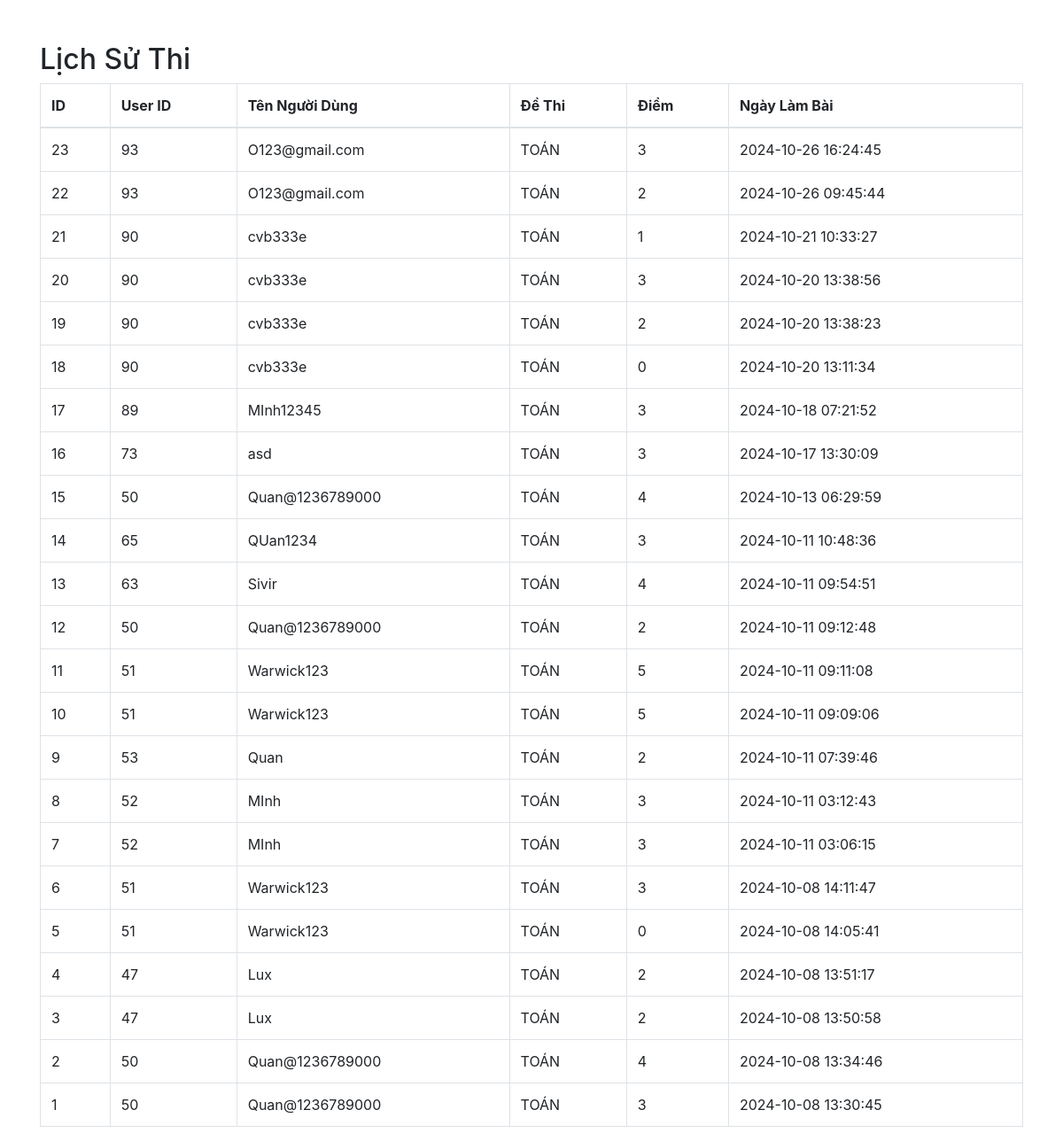
Page /quiz_history.php (signed in) on the committed database.
### tables this page shows
CREATE TABLE `quiz_history` (
  `id` int(11) NOT NULL,
  `user_id` int(11) NOT NULL,
  `subject` varchar(255) NOT NULL,
  `score` int(11) NOT NULL,
  `date_taken` datetime DEFAULT current_timestamp()
);

CREATE TABLE `users` (
  `Id` int(11) NOT NULL,
  `Username` varchar(200) DEFAULT NULL,
  `Email` varchar(200) DEFAULT NULL,
  `CCCD` int(11) DEFAULT NULL,
  `Age` int(11) DEFAULT NULL,
  `Password` varchar(200) DEFAULT NULL,
  `otp` varchar(255) DEFAULT NULL,
  `Req` tinyint(1) NOT NULL DEFAULT 0
);

### quiz_history.php (the view, shortened to what this page needs)
<?php
include("php/config.php");
$query = "SELECT qh.id, qh.user_id, qh.subject, qh.score, qh.date_taken, u.Username
          FROM quiz_history qh
          JOIN users u ON qh.user_id = u.Id
          ORDER BY qh.date_taken DESC";
$result = mysqli_query($con, $query);
?>
<!DOCTYPE html>
<html lang="en">
<head>
    <link rel="stylesheet" href="style/style4.css">
    <link rel="stylesheet" href="https://maxcdn.bootstrapcdn.com/bootstrap/4.4.1/css/bootstrap.min.css">
</head>
<body>
<div class="container mt-5">
    <h2>Lịch Sử Thi</h2>
    <table class="table table-bordered">
        <thead>
            <tr>
                <th>ID</th>
                <th>User ID</th>
                <th>Tên Người Dùng</th>
                <th>Đề Thi</th>
                <th>Điểm</th>
                <th>Ngày Làm Bài</th>
            </tr>
        </thead>
        <tbody>
            <?php
            if (mysqli_num_rows($result) > 0) {
                while ($row = mysqli_fetch_assoc($result)) {
                    echo "<tr>
                            <td>{$row['id']}</td>
                            <td>{$row['user_id']}</td>
                            <td>{$row['Username']}</td>
                            <td>{$row['subject']}</td>
                            <td>{$row['score']}</td>
                            <td>{$row['date_taken']}</td>
                          </tr>";
                }
            } else {
                echo "<tr><td colspan='6' class='text-center'>Không có lịch sử thi nào</td></tr>";
            }
            ?>
        </tbody>
    </table>
</div>
</body>
</html>

### rows in the picture
quiz_history: id "23", user "93", user.Username "O123@gmail.com", subject "TOÁN", score "3", date_taken "2024-10-26 16:24:45"
quiz_history: id "22", user "93", user.Username "O123@gmail.com", subject "TOÁN", score "2", date_taken "2024-10-26 09:45:44"
quiz_history: id "21", user "90", user.Username "cvb333e", subject "TOÁN", score "1", date_taken "2024-10-21 10:33:27"
quiz_history: id "20", user "90", user.Username "cvb333e", subject "TOÁN", score "3", date_taken "2024-10-20 13:38:56"
quiz_history: id "19", user "90", user.Username "cvb333e", subject "TOÁN", score "2", date_taken "2024-10-20 13:38:23"
quiz_history: id "18", user "90", user.Username "cvb333e", subject "TOÁN", score "0", date_taken "2024-10-20 13:11:34"
quiz_history: id "17", user "89", user.Username "MInh12345", subject "TOÁN", score "3", date_taken "2024-10-18 07:21:52"
quiz_history: id "16", user "73", user.Username "asd", subject "TOÁN", score "3", date_taken "2024-10-17 13:30:09"
quiz_history: id "15", user "50", user.Username "Quan@1236789000", subject "TOÁN", score "4", date_taken "2024-10-13 06:29:59"
quiz_history: id "14", user "65", user.Username "QUan1234", subject "TOÁN", score "3", date_taken "2024-10-11 10:48:36"
quiz_history: id "13", user "63", user.Username "Sivir", subject "TOÁN", score "4", date_taken "2024-10-11 09:54:51"
quiz_history: id "12", user "50", user.Username "Quan@1236789000", subject "TOÁN", score "2", date_taken "2024-10-11 09:12:48"
quiz_history: id "11", user "51", user.Username "Warwick123", subject "TOÁN", score "5", date_taken "2024-10-11 09:11:08"
quiz_history: id "10", user "51", user.Username "Warwick123", subject "TOÁN", score "5", date_taken "2024-10-11 09:09:06"
quiz_history: id "9", user "53", user.Username "Quan", subject "TOÁN", score "2", date_taken "2024-10-11 07:39:46"
quiz_history: id "8", user "52", user.Username "MInh", subject "TOÁN", score "3", date_taken "2024-10-11 03:12:43"
quiz_history: id "7", user "52", user.Username "MInh", subject "TOÁN", score "3", date_taken "2024-10-11 03:06:15"
quiz_history: id "6", user "51", user.Username "Warwick123", subject "TOÁN", score "3", date_taken "2024-10-08 14:11:47"
quiz_history: id "5", user "51", user.Username "Warwick123", subject "TOÁN", score "0", date_taken "2024-10-08 14:05:41"
quiz_history: id "4", user "47", user.Username "Lux", subject "TOÁN", score "2", date_taken "2024-10-08 13:51:17"
quiz_history: id "3", user "47", user.Username "Lux", subject "TOÁN", score "2", date_taken "2024-10-08 13:50:58"
quiz_history: id "2", user "50", user.Username "Quan@1236789000", subject "TOÁN", score "4", date_taken "2024-10-08 13:34:46"
quiz_history: id "1", user "50", user.Username "Quan@1236789000", subject "TOÁN", score "3", date_taken "2024-10-08 13:30:45"
